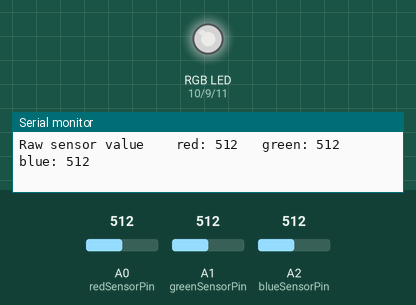
Recording of a sketch running on a simulated Arduino Uno, built with avr-gcc and run on an emulated ATmega328P. On the bench: an RGB LED mixed from three pins (HIGH = lit), the last lines printed to the serial monitor. The test bench sets the inputs (shaded band); at power-on: A0 (redSensorPin) = 512, A1 (greenSensorPin) = 512, A2 (blueSensorPin) = 512. Dim RGB values are drawn brighter than linear.

Above: at 1.2 s.
1.3 s: A0 (redSensorPin) set to 716
At 2.8 s:
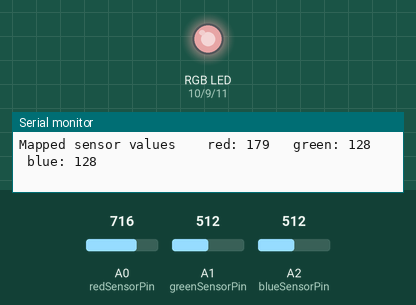
3.2 s: A1 (greenSensorPin) set to 981
At 4.6 s:
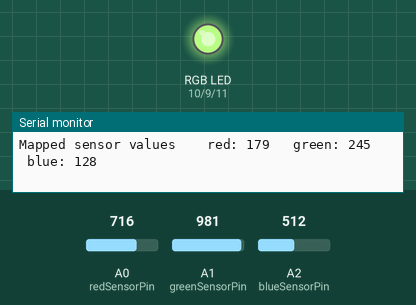
4.9 s: A1 (greenSensorPin) set to 1011
At 6.6 s:
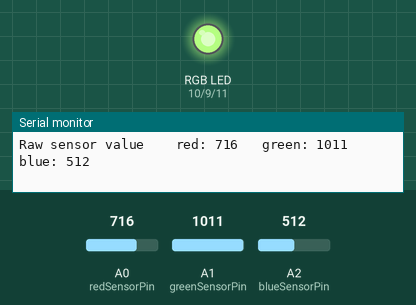
7.9 s: A2 (blueSensorPin) set to 716
At 8.4 s:
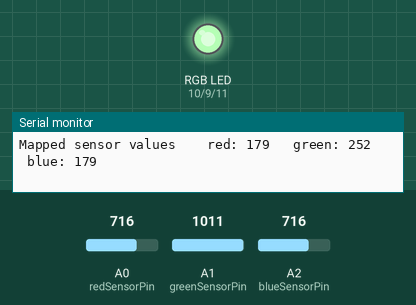
9.6 s: A0 (redSensorPin) set to 991
At 11.2 s:
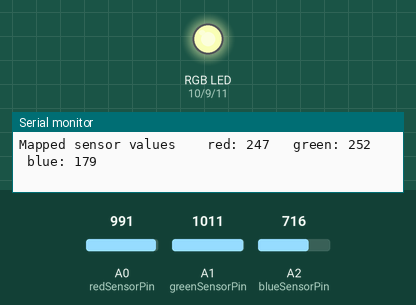
11.5 s: A0 (redSensorPin) set to 1011
At 12.1 s:
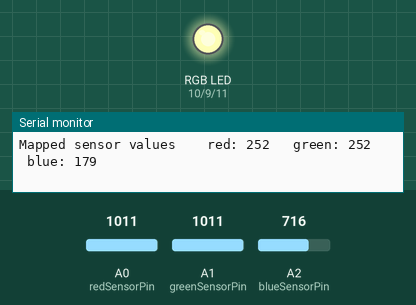
Timing chart, 0 to 14.5 s (numbered marks = the images above; inputs shaded):
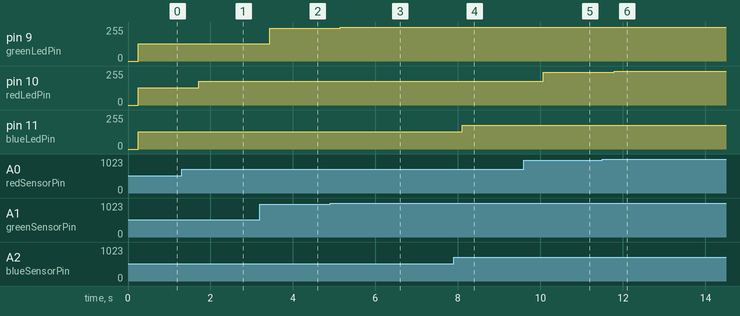

The sketch:

sketch_ColorMixingLamp.ino
```cpp
const int greenLedPin = 9;
const int redLedPin = 10;
const int blueLedPin = 11;

const int greenSensorPin = A1;
const int redSensorPin = A0;
const int blueSensorPin = A2;

int redValue = 0;
int greenValue = 0;
int blueValue = 0;

int redSensorValue = 0;
int greenSensorValue = 0;
int blueSensorValue = 0;

void setup() {
  // put your setup code here, to run once:
  Serial.begin(9600);
  pinMode(greenLedPin, OUTPUT);
  pinMode(redLedPin,OUTPUT);
  pinMode(blueLedPin, OUTPUT);
}

void loop() {
  // put your main code here, to run repeatedly:
  redSensorValue = analogRead(redSensorPin);
  delay(100);
  greenSensorValue = analogRead(greenSensorPin);
  delay(100);
  blueSensorValue = analogRead(blueSensorPin);
  Serial.print("Raw sensor value \t red: ");
  Serial.print(redSensorValue);
  Serial.print("\t green: ");
  Serial.print(greenSensorValue);
  Serial.print("\t blue: ");
  Serial.println(blueSensorValue);

  redValue = redSensorValue / 4;
  greenValue = greenSensorValue / 4;
  blueValue = blueSensorValue / 4;

  Serial.print("Mapped sensor values \t red: ");
  Serial.print(redValue);
  Serial.print("\t green: ");
  Serial.print(greenValue);
  Serial.print("\t blue: ");
  Serial.println(blueValue);

  analogWrite(redLedPin, redValue);
  analogWrite(greenLedPin, greenValue);
  analogWrite(blueLedPin, blueValue);

}
```

Measured:
- after the input at 1.3 s, pin 10 (redLedPin): 128/255 → 179/255 after 0.42 s
- after the input at 3.2 s, pin 9 (greenLedPin): 128/255 → 245/255 after 0.23 s
- after the input at 4.9 s, pin 9 (greenLedPin): 245/255 → 252/255 after 0.25 s
- after the input at 7.9 s, pin 11 (blueLedPin): 128/255 → 179/255 after 0.20 s
- after the input at 9.6 s, pin 10 (redLedPin): 179/255 → 247/255 after 0.47 s
- after the input at 11.5 s, pin 10 (redLedPin): 247/255 → 252/255 after 0.30 s
